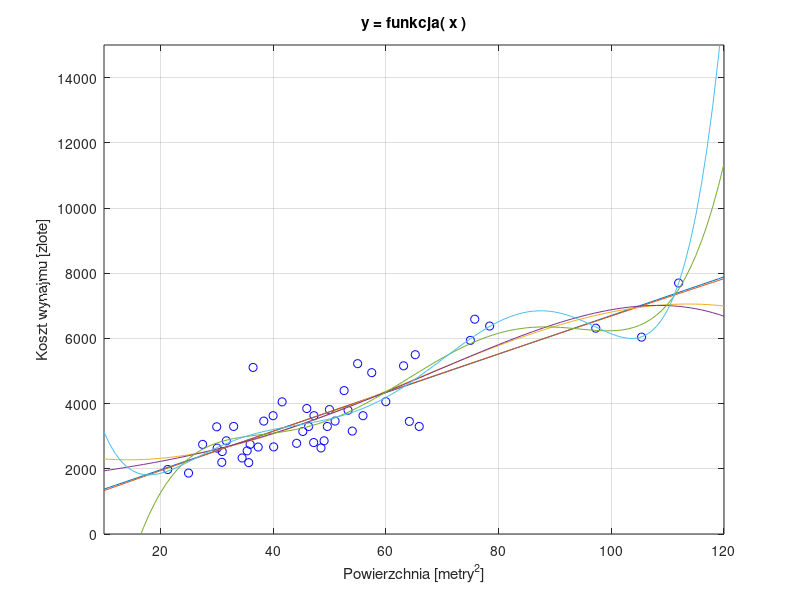

This figure's MATLAB source:
% ai_3_linreg_kwatera_wielomian.m
% Przyklad aproksymacji funkcji wielomianem wyzszego rzedu, a nie linia prosta.
% Jeden argument: wplyw tylko powierzchni mieszkania (x) na jego koszt (y):
% y =  w0 + w1*x^1 + w2*x^2 + w3*x^3 + wK*x^K

  clear all; close all;
  load dane_kwatera.txt; dane = dane_kwatera; clear dane_kwatera
  K = 6;                      % maksymalny stopien wielomianu aproks., min 1
  [N,M] = size(dane),         % N = liczba zestawow danych, M = liczba zmiennych
  x     = dane(:,1);          % kolumna 1 danych = powierzchnia w m^2
  y     = dane(:,3);          % kolumna 3 danych = koszt wynajmu w zlotych

    figure;
    plot( x, y,'bo'); grid;
    xlabel('Powierzchnia [metry^2]');
    ylabel('Koszt wynajmu [zlote]');
    title('y = funkcja( x )');
    axis([10,120,0,15000])
    hold on;

  xi = (10 : 1 : 120)';        % argumenty funkcji gesto sprobkowane
  X = ones( N, 1 );            % wartosci pierwszej kolumny macierzy Vandermonde'a
  Xi = ones( length(xi), 1 );  % j.w. tylko dla gestego probkowania
  for k = 1 : K                % dla kolejnych stopni wielomianu
      X = [ X x.^k ];          % macierz Vandermonde'a wyzszego stopnia
      w = inv(X'*X)*X'*y,      % macierzowe obliczenie wsp. wagowych wielomianu

      Xi = [ Xi xi.^k ];       % macierz Vandermonde'a wyzszego stopnia dla aproksymscji
      yi = Xi * w;             % obliczenie funkcji aproksymujacej
      plot( xi, yi );          % dodanie do rysunku funkcji aproksymujacej wyzszego stopnia
      hold on;                 % 
      pause
  end
